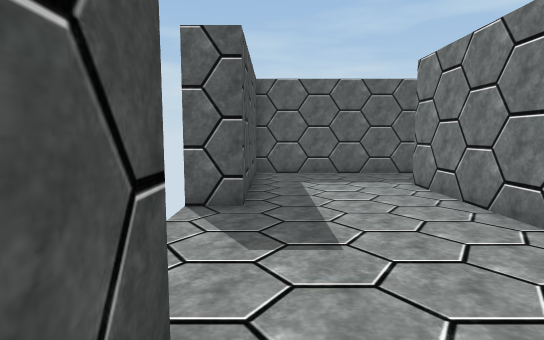
[1] (above)

13 first-person views from a walk through a 3-D level made in the Unity game engine. The camera is 1.2 m above the floor, tilts 6° down and sees 80° across. The floor is counted in squares, 1 m on a side. Each view is taken from the middle of a square. On the plan, view 1 faces up. The plan holds only what a view shows up to about 14 squares ahead; the rest is blank. Some animated figures are left out. Door leaves are left out, so doorways stand open.

[2]
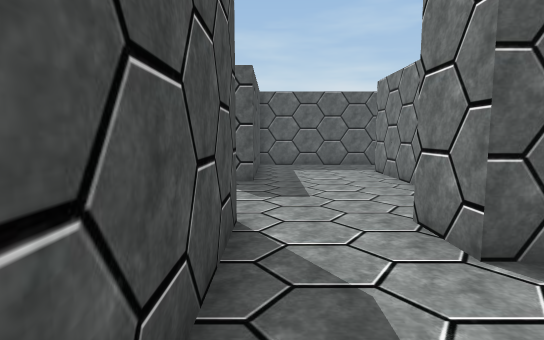

[3]
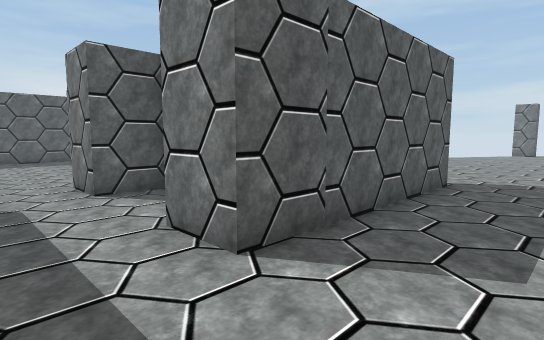

[4]
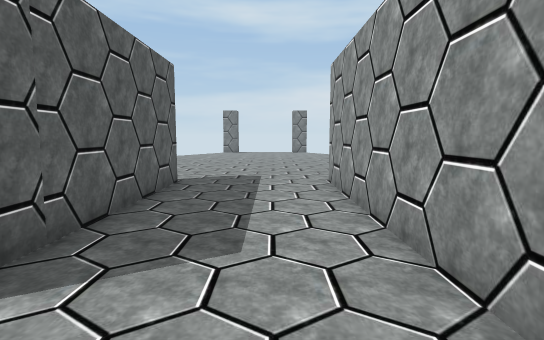

[5]
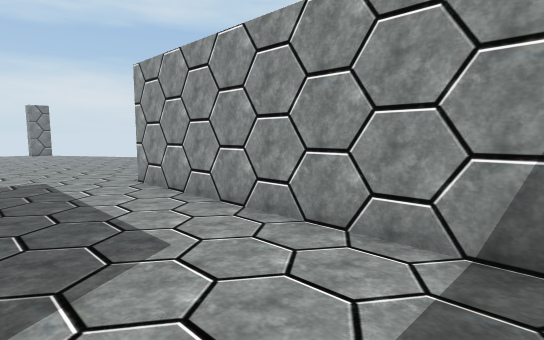

[6]
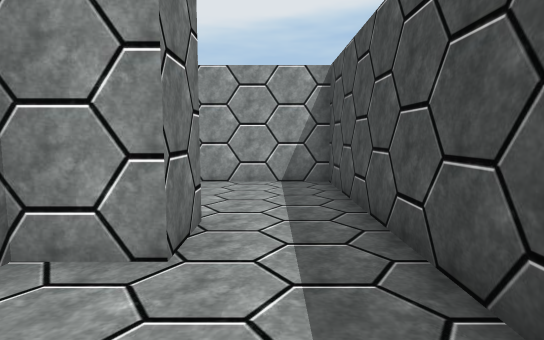

[7]
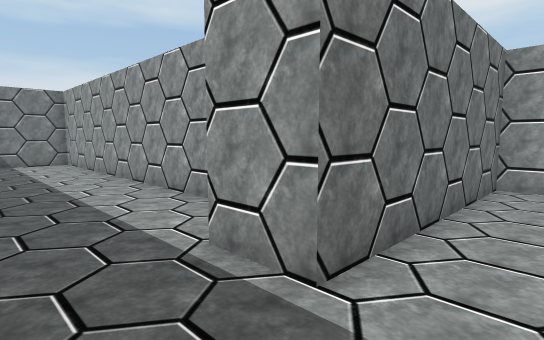

[8]
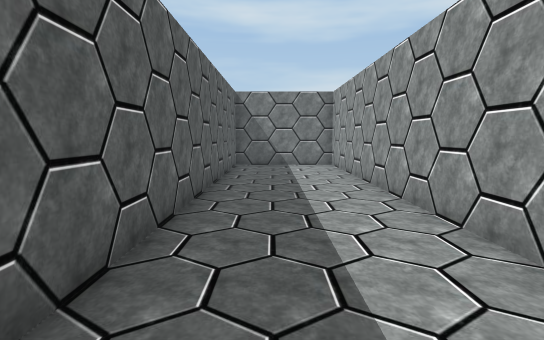

[9]
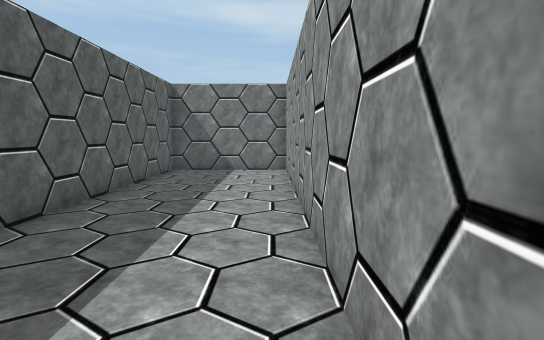

[10]
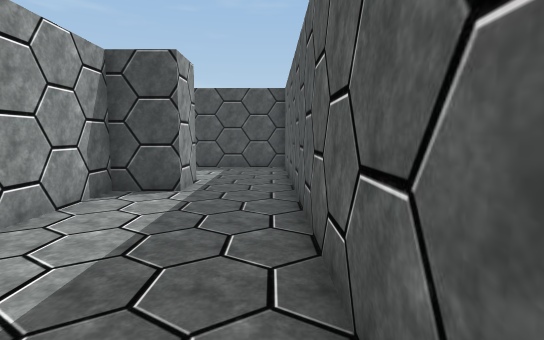

[11]
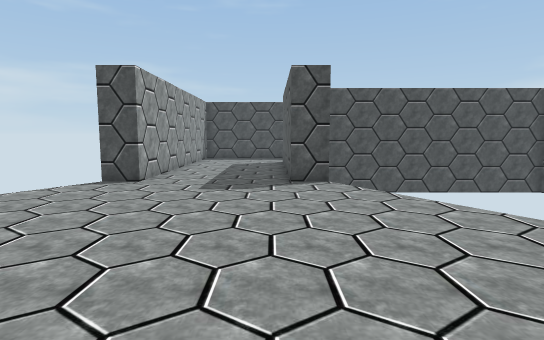

[12]
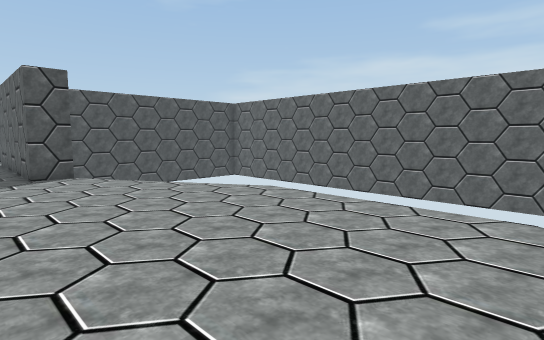

[13]
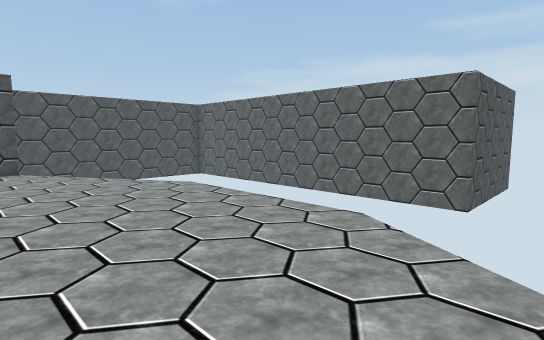

### Floor plan
Points are (right, up) in squares from view 1. A wall is a line through its corners. A room is listed if a view was taken in it or the views show most of it. See-through windows are left out.
Room 1 (views 1, 6)
walls: (2, -3) (3.5, -3); (3.6, 0) (2, 0) (2, 1.5); (-0.5, 1.5) (-0.5, -2.5)
ways out: opening at (0.5, -3.5) to room 2; opening at (0.5, 0.5) to room 3
Room 2 (views 2, 3, 4, 5)
walls: (-0.5, -2.5) (-0.5, -8.5) (8.5, -8.5); (8.5, -4.5) (2, -4.5) (2, -3)
ways out: opening at (0.5, -3.5) to room 1; open door at (8, -6.5) to room 5
Room 3 (views 7, 8)
walls: (2.6, 1.5) (3.5, 1.5) (3.5, 8) (5, 8); (5.5, 10.5) (-0.5, 10.5) (-0.5, 5.5)
ways out: opening at (0.5, 0.5) to room 1; opening at (4.5, 9.5) to room 4; open door at (-1, 3.5)
Room 4 (views 9, 10)
walls: (5, 8) (5, 6.5) (13, 6.5); (13, 10.5) (5.5, 10.5)
ways out: opening at (4.5, 9.5) to room 3; open door at (13, 8.5) to room 6
Room 5 (views 11, 12, 13)
walls: (8.5, -8.5) (8.5, -9.5); (8.5, -3.4) (8.5, -4.5)
ways out: open door at (8, -6.5) to room 2
Room 6 (no view inside)
walls: (13, 6.5) (17.5, 6.5) (17.5, 10.5) (13, 10.5)
ways out: open door at (13, 8.5) to room 4

Positions as (right, up) in squares from view 1, and headings:
1: (0, 0), facing up
2: (0, -3), facing up
3: (0, -7), facing up-right
4: (0, -7), facing right
5: (0, -5), facing down-right
6: (1, 0), facing down
7: (2, 10), facing down-right
8: (4, 9), facing right
9: (6, 7), facing right
10: (12, 10), facing left
11: (17, -5), facing left
12: (19, -6), facing up-left
13: (21, -5), facing up-left
